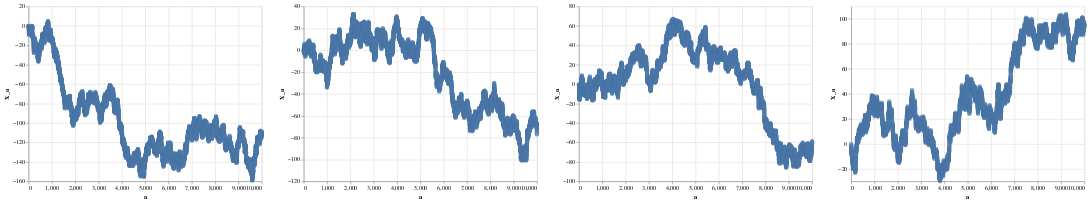

The cell this chart's notebook holds for it:
### Code cell
all_charts

### Figure 1 — Vega-Lite specification as saved in the notebook (floating-point values rounded to 4 significant figures; data arrays with more than 128 entries replaced by an {"elided": "..."} marker saying what was removed)
{"config": {"view": {"continuousWidth": 400, "continuousHeight": 300}}, "hconcat": [{"data": {"name": "data-0aae08c2ee9f533dda2af3fed76541d3"}, "mark": "point", "encoding": {"x": {"type": "quantitative", "axis": {"title": "n"}, "field": "x"}, "y": {"type": "quantitative", "axis": {"title": "X_n"}, "field": "y"}}}, {"data": {"name": "data-23e1ddd0cac8d292ffb2fbe9e651150d"}, "mark": "point", "encoding": {"x": {"type": "quantitative", "axis": {"title": "n"}, "field": "x"}, "y": {"type": "quantitative", "axis": {"title": "X_n"}, "field": "y"}}}, {"data": {"name": "data-33c1be46994df72b62c3bbb1e0e88bfb"}, "mark": "point", "encoding": {"x": {"type": "quantitative", "axis": {"title": "n"}, "field": "x"}, "y": {"type": "quantitative", "axis": {"title": "X_n"}, "field": "y"}}}, {"data": {"name": "data-e90873975e4d8df5343e99101a6f360c"}, "mark": "point", "encoding": {"x": {"type": "quantitative", "axis": {"title": "n"}, "field": "x"}, "y": {"type": "quantitative", "axis": {"title": "X_n"}, "field": "y"}}}], "$schema": "https://vega.github.io/schema/vega-lite/v4.8.1.json", "datasets": {"data-0aae08c2ee9f533dda2af3fed76541d3": {"elided": "10000 records"}, "data-23e1ddd0cac8d292ffb2fbe9e651150d": {"elided": "10000 records"}, "data-33c1be46994df72b62c3bbb1e0e88bfb": {"elided": "10000 records"}, "data-e90873975e4d8df5343e99101a6f360c": {"elided": "10000 records"}}}
